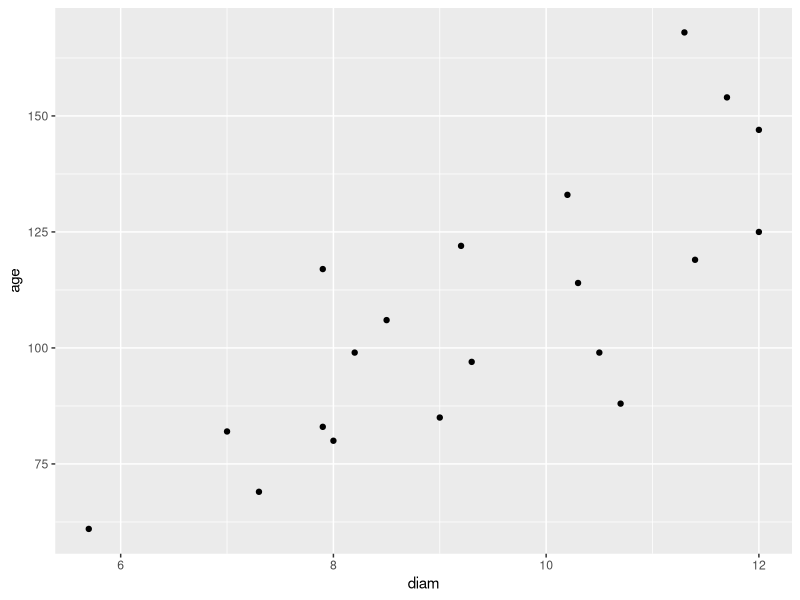
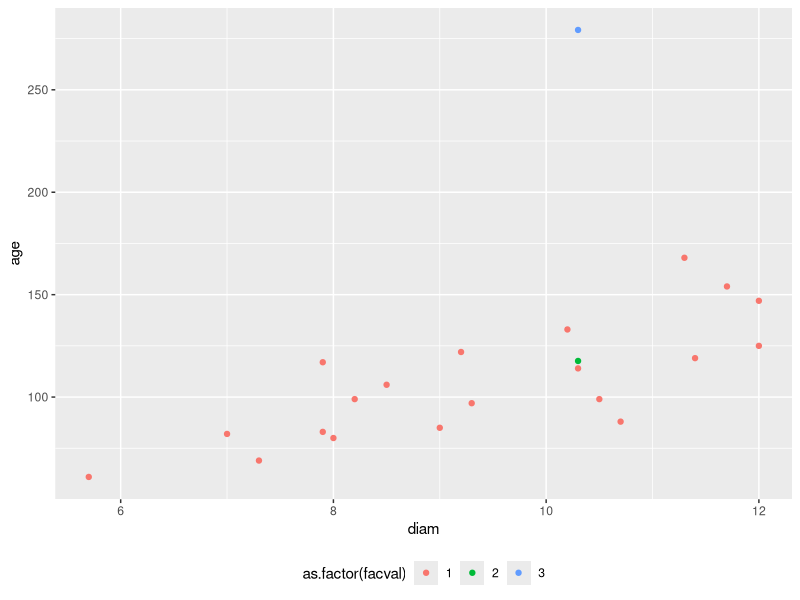
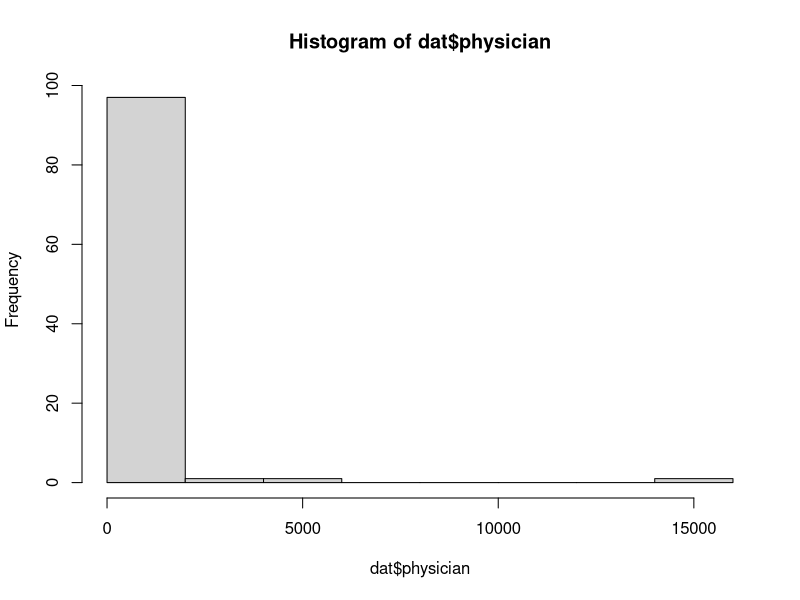
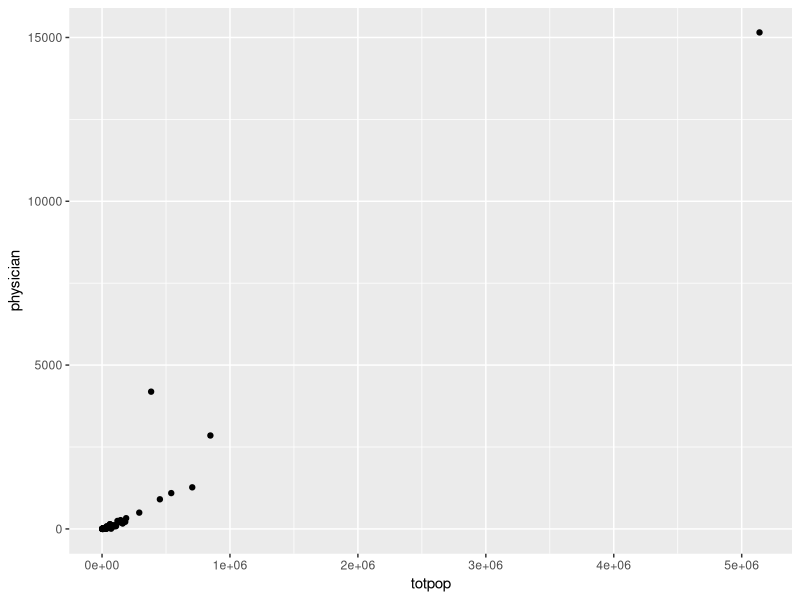
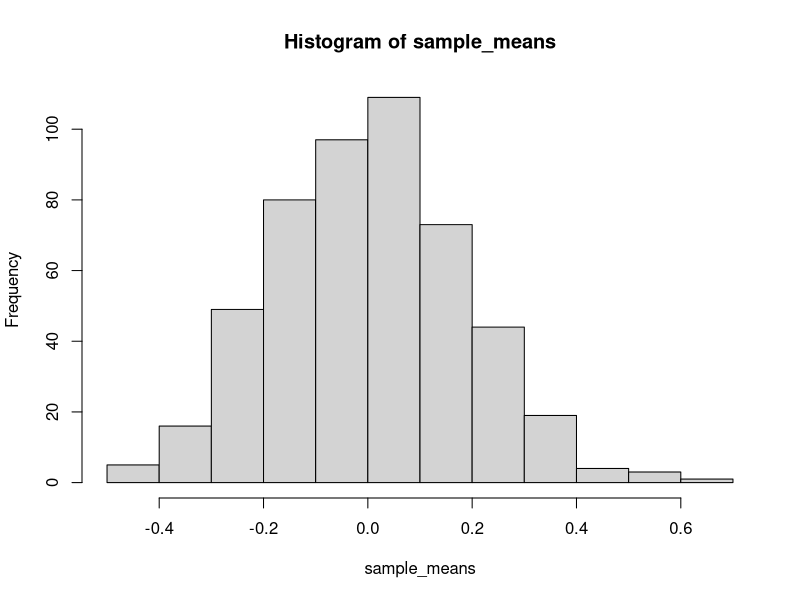
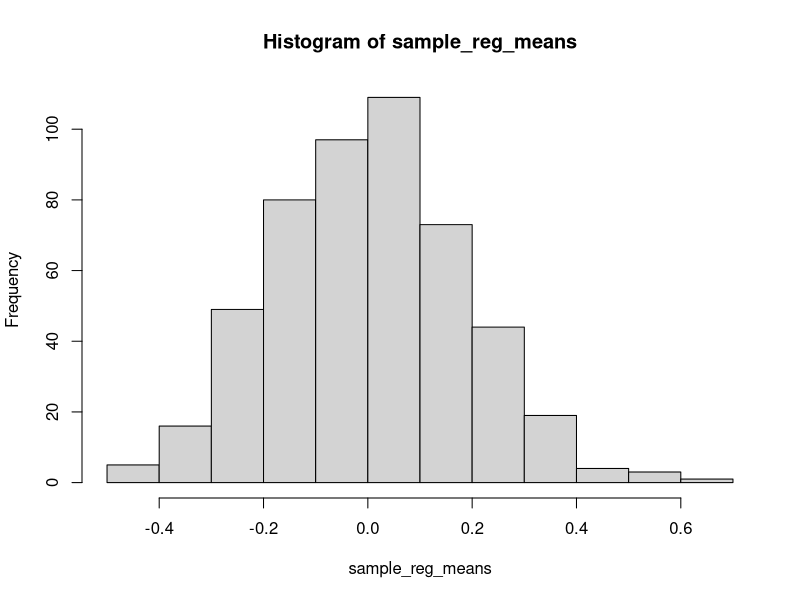
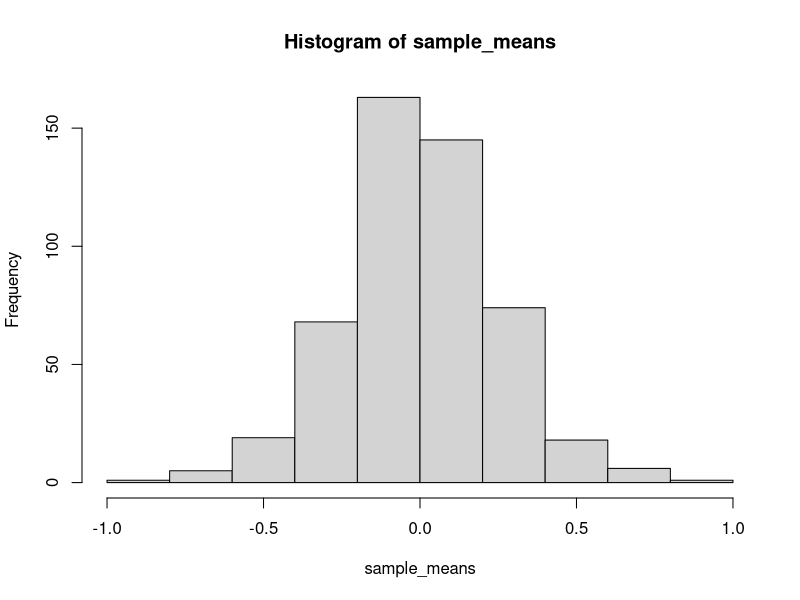
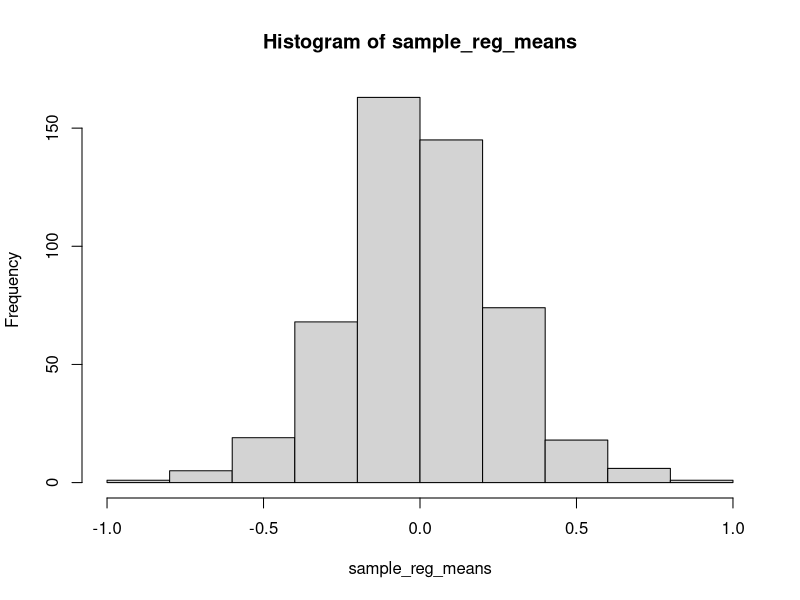

Recreate these plots in R, in order.
## ---- chunk 1
knitr::opts_chunk$set(echo = TRUE)
library("MASS")
library(ggplot2)
## ---- chunk 2
# Noting the data
tree_num = c(1:20)
diam = c(12, 11.4, 7.9, 9, 10.5, 7.9, 7.3, 10.2, 11.7, 11.3, 5.7, 8, 10.3, 12, 9.2, 8.5, 7, 10.7, 9.3, 8.2)
age = c(125, 119, 83, 85, 99, 117, 69, 133, 154, 168, 61, 80, 114, 147, 122, 106, 82, 88, 97, 99)
facval = c(1,1,1,1,1,1,1,1,1,1,1,1,1,1,1,1,1,1,1,1)
N = 1132
n = 20
tab = data.frame(tree_num, diam, age, facval)
## ---- chunk 3
ggplot(data=tab, mapping=aes(x=diam, y=age)) +
  geom_point()
## ---- chunk 4
mu_diam = sum(diam) / n
mu_age = sum(age)/n
s_diam = sqrt(sum((diam - mu_diam)^2)/(n - 1))
s_age = sqrt(sum((age - mu_age)^2)/(n - 1))
B_hat = mu_age/mu_diam
yrat = B_hat * 10.3     #10.3 is the population diameter.
round(c(10.3, yrat), 1)
se_2 = (sum(age - (diam * B_hat)) ^ 2) / (n - 1)
V_drat = (1 - (n/N)) * ((10.3 / mu_diam)^2) * (se_2  / n)
sqrt(V_drat)
## ---- chunk 5
s_diam_age = (sum((diam - mu_diam) * (age - mu_age))) / (n - 1)
r = s_diam_age / (s_diam ^ 2)
bhat1 = (r * s_age) / s_diam
bhat0 = mu_age - (bhat1 * mu_diam)
yreg = bhat0  + (bhat1 * 10.3)
round(c(10.3, yreg), 1)
di = diam - (yreg + (bhat1 * (age - 10.3)))
mu_di = sum(di) / n
s_di = sqrt(sum((di - mu_di)^2)/(n - 1))
V_dreg = (1 - (n/N)) *  ((s_di ^ 2)/ n)
sqrt(V_dreg)
## ---- chunk 6
tab = rbind(tab, c(21, 10.3, yrat, 2), c(22, 10.3, yreg, 3))
ggplot(data=tab, mapping=aes(x=diam, y=age, color = as.factor(facval))) +
  geom_point() +
  theme(legend.position = "bottom")
## ---- chunk 7
dat = read.csv("counties.csv")

hist(dat$physician)
## ---- chunk 8
#dat
N = 3141
n = 100
mu = mean(dat$physician)
total_p = mu*N
total_p


## ---- chunk 9
#standard e
N*sqrt((var(dat$physician)/n)*(1-n/N))
## ---- chunk 10
ggplot(dat,aes(totpop,physician))+
  geom_point()

## ---- chunk 11
#Using ratio estimation 
x_bar = mean(dat$totpop)
y_bar = mean(dat$physician)

b_hat = y_bar/x_bar
b_hat

t_hat_yr  = b_hat * 255077536
t_hat_yr




## ---- chunk 12
N <- 30 # Number of random samples
set.seed(123)
# Target parameters for univariate normal distributions
rho <- 0.5
mu1 <- 0; s1 <- 1
mu2 <- 0; s2 <- 1

set.seed(532389)
# Parameters for bivariate normal distribution
mu <- c(mu1,mu2) # Mean
sigma <- matrix(c(s1^2, s1*s2*rho, s1*s2*rho, s2^2),
           2) # Covariance matrix
#mvrnorm(n = N, mu = mu, Sigma = sigma)
total_samples = c()
sample_means = c()
sample_reg_means = c()
for(i in c(1:500)) {
  sample = data.frame(mvrnorm(n = N, mu = mu, Sigma = sigma))
  colnames(sample) = c('x','y')
  ybar = sum(sample$y) / 30
  xbar = sum(sample$x) / 30
  s_y = sqrt(sum((sample$y - ybar)^2)/(30 - 1))
  s_x = sqrt(sum((sample$x - xbar)^2)/(30 - 1))
  sample_means = c(sample_means, ybar)
  s_reg = (sum((sample$x - xbar) * (sample$y - ybar))) / (30 - 1)
  r = s_reg / (s_x ^ 2)
  bhat1 = (r * s_y) / s_x
  bhat0 = ybar - (bhat1 * xbar)
  yreg = bhat0  + (bhat1 * xbar)
  sample_reg_means = c(sample_reg_means, yreg)
  sample$facval = c(i,i,i,i,i,i,i,i,i,i,i,i,i,i,i,i,i,i,i,i,i,i,i,i,i,i,i,i,i,i)
  total_samples = rbind(total_samples, sample)
}
hist(sample_means)
hist(sample_reg_means)
## ---- chunk 13
N <- 60 # Number of random samples
set.seed(123)
# Target parameters for univariate normal distributions
rho <- 0.5
mu1 <- 0; s1 <- 1
mu2 <- 0; s2 <- 1

set.seed(532389)
# Parameters for bivariate normal distribution
mu <- c(mu1,mu2) # Mean
sigma <- matrix(c(s1^2, s1*s2*rho, s1*s2*rho, s2^2),
           2) # Covariance matrix
#mvrnorm(n = N, mu = mu, Sigma = sigma)
total_samples = c()
sample_means = c()
sample_reg_means = c()
for(i in c(1:500)) {
  sample = data.frame(mvrnorm(n = N, mu = mu, Sigma = sigma))
  colnames(sample) = c('x','y')
  ybar = sum(sample$y) / 30
  xbar = sum(sample$x) / 30
  s_y = sqrt(sum((sample$y - ybar)^2)/(30 - 1))
  s_x = sqrt(sum((sample$x - xbar)^2)/(30 - 1))
  sample_means = c(sample_means, ybar)
  s_reg = (sum((sample$x - xbar) * (sample$y - ybar))) / (30 - 1)
  r = s_reg / (s_x ^ 2)
  bhat1 = (r * s_y) / s_x
  bhat0 = ybar - (bhat1 * xbar)
  yreg = bhat0  + (bhat1 * xbar)
  sample_reg_means = c(sample_reg_means, yreg)
  sample$facval = c(i,i,i,i,i,i,i,i,i,i,i,i,i,i,i,i,i,i,i,i,i,i,i,i,i,i,i,i,i,i)
  total_samples = rbind(total_samples, sample)
}
hist(sample_means)
hist(sample_reg_means)

